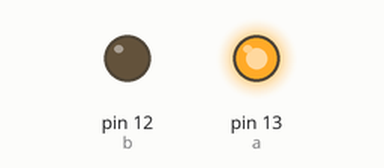
Simulated run of this sketch. Board: Arduino Uno, built with avr-gcc and run on an emulated ATmega328P. Parts: output pins drawn as LEDs (lit = HIGH).

Above: at 0.2 s.
At 7.7 s:
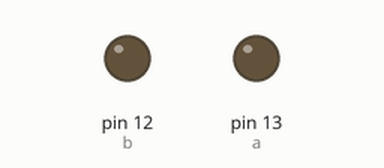
At 16.2 s:
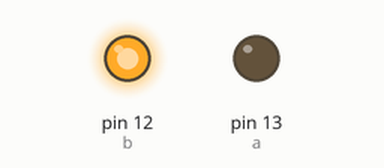
Timing chart, 0 to 16.9 s (numbered marks = the images above):
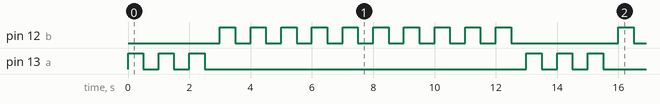

Measured:
- by itself, pin 12 (b): repeats every 13.0 s: 9 × (LOW 0.50 s, HIGH 0.50 s), LOW 3.5 s, HIGH 0.50 s
- by itself, pin 13 (a): repeats every 13.0 s: 2 × (LOW 0.50 s, HIGH 0.50 s), LOW 10.5 s, HIGH 0.50 s
- by itself, everything shown: repeats every 13.0 s, in 26 steps

The sketch:

forto.ino
```cpp
int a = 13;
int b = 12;

  void setup()
{
  pinMode(a,OUTPUT);
  pinMode(b,OUTPUT);

}
  void loop()
{
    for(int i=1;i<=3;i++)
    {
      digitalWrite(a,1);
      delay(500);
      digitalWrite(a,0);
      delay(500);
    }
    for(int i=1;i<=10;i++)
    {
      digitalWrite(b,1);
      delay(500);
      digitalWrite(b,0);
      delay(500);
    }

}
```
